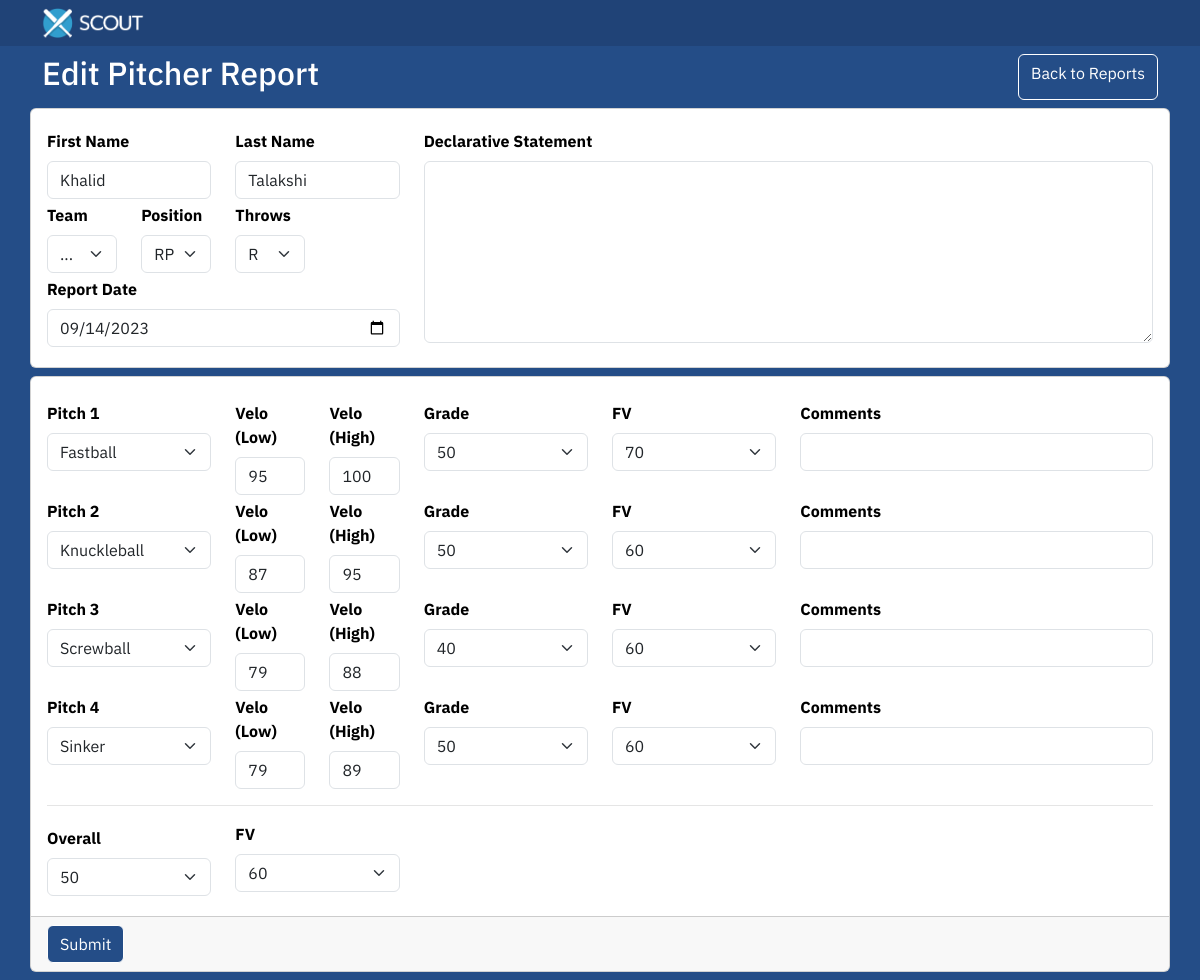
/pitcher-report/10/edit, run on the app's committed database.
### home/models.py (models this page shows)
class PitcherReport(models.Model):
    firstname = models.CharField(max_length=50)
    lastname = models.CharField(max_length=50)
    team = models.IntegerField()
    position = models.CharField(max_length=3)
    throws = models.CharField(max_length=1)
    date = models.DateField()
    summary = models.TextField()
    overall = models.IntegerField(validators=[MinValueValidator(20), MaxValueValidator(80)])
    fvoverall = models.IntegerField(validators=[MinValueValidator(20), MaxValueValidator(80)])

class PitcherStats(models.Model):
    player = models.ForeignKey(PitcherReport, on_delete=models.CASCADE)
    pitch_type = models.CharField(max_length=15)
    velo_low = models.IntegerField()
    velo_high = models.IntegerField()
    value = models.IntegerField(validators=[MinValueValidator(20), MaxValueValidator(80)])
    futurevalue = models.IntegerField(validators=[MinValueValidator(20), MaxValueValidator(80)])
    comment = models.TextField(null=True, blank=True)

### home/views.py (the view, shortened to what this page needs)
# urls.py: path('pitcher-report/<int:report_id>/edit', views.pitcher_report_edit, name='edit pitcher report'),
def pitcher_report_edit(request, report_id):
    if request.method == "GET":
        report = PitcherReport.objects.get(id=report_id)
        context = {
            "teams": get_teams(),
            "positions": get_pitcher_positions(),
            "handedness": get_handedness(),
            "pitch_ids": range(1, 5),
            "pitch_types": get_pitch_types(),
            "report": report
        }
        template = loader.get_template('edit_pitcher_report.html')
        return HttpResponse(template.render(context, request))

### home/templatetags/get_overall_stat.py (called while the page is built)
@register.filter(name='get_overall_stat')
def get_overall_stat(report):
    return {'value': report.overall, 'futurevalue': report.fvoverall}

### home/utils/mlb_team_utils.py (called while the page is built)
def get_teams():
    try:
        team_request = requests.get('https://statsapi.mlb.com/api/v1/teams?sportId=1')
        team_data = team_request.json()['teams']
        team_objs = list(map(lambda x: map_function(x), team_data))
        team_objs.sort(key=lambda x: x['name'])
        return team_objs
    except Exception as e:
        print('error: get_teams', e)
        return []

### home/utils/player_utils.py (called while the page is built)
def get_handedness():
    return ["L", "R"]

def get_pitch_types():
    return ['Fastball', 'Curveball', 'Slider', 'Changeup', 'Splitter', 'Cutter', 'Sinker', 'Knuckleball', 'Screwball']

def get_pitcher_positions():
    return ['SP', 'RP', 'CP']

### home/templates/edit_pitcher_report.html (shortened to what this page needs)
{% extends "master.html" %}
{% block content %}
<div class="d-flex justify-content-between mt-2">
    <h2>Edit Pitcher Report</h2>
    <a href="/" class="btn scout-btn">Back to Reports</a>
</div>
{% include 'pitcher_form.html' with report=report%}
{% endblock %}

### home/templates/pitcher_form.html (shortened to what this page needs)
{%load get_stat_by_name%}
{%load get_overall_stat%}
<form method='post'>
    {% include 'player_info_form.html' with form_for="pitcher" %}
    <div class='row my-2'>
        <div class='card px-0'>
            <div class='card-body'>
                {% if report is None %}
                {% for id in pitch_ids %}
                <div class='row {% if id == 1 %} mt-2 mb-1 {% elif id == 4 %} mt-1 mb-2 {% else %} my-1 {% endif %}'>
                    {% include "pitch_control_box.html" with id=id pitch_types=pitch_types%}
                </div>
                {% endfor %}
                {% else %}
                {% with report.pitcherstats_set.all as pitches%}
                {% for pitch in pitches %}
                <div class='row {% if forloop.first %} mt-2 mb-1 {% elif forloop.last %} mt-1 mb-2 {% else %} my-1 {% endif %}'>
                    {% include "pitch_control_box.html" with pitch_types=pitch_types stat_report=pitch id=forloop.counter%}
                </div>
                {% endfor %}
                {% endwith %}
                {% endif %}
                <hr />
                {% if report is None %}
                {% include "stat_control_box.html" with stat="Overall" %}
                {% else %}
                {% with report|get_overall_stat as stat_report %}
                {% include "stat_control_box.html" with stat="Overall" stat_report=stat_report %}
                {% endwith %}
                {% endif %}
            </div>
            <div class='card-footer'>
                <button type='submit' class='btn scout-btn'>Submit</button>
            </div>
        </div>
    </div>
</form>

### home/templates/player_info_form.html (shortened to what this page needs)
<div class="row mt-2">
    <div class="card px-0">
      <div class="card-body">
      <div class="row">
        <div class="col-md-4">
          <div class="row my-1">
            <div class="col-md-6">
              <label for="firtName" class="form-label scout-form-label"
                >First Name</label
              >
              <input
                type="text"
                class="form-control"
                id="firstName"
                name="firstname"
                {% if report.firstname %}
                    value={{report.firstname}}
                {%endif%}
                />
            </div>
            <div class="col-md-6">
              <label for="lastName" class="form-label scout-form-label"
                >Last Name</label
              >
              <input
                type="text"
                class="form-control"
                id="lastName"
                name="lastname"
                {% if report.lastname %}
                    value={{report.lastname}}
                {%endif%}
                />
            </div>
          </div>
          <div class="row my-1">
              <div class="col-md-3">
                  <label for="team" class="form-label scout-form-label">
                      Team
                  </label>
                  <select class="form-select" id="team" name="team">
                      <option {% if report is None %}selected{%endif%}>...</option>
                  </select>
              </div>
              <div class="col-md-3">
                  <label for="position" class="form-label scout-form-label">
                      Position
                  </label>
                  <select class="form-select" id="position" name="position">
                      {% for position in positions %}
                      <option value={{position}} {%if position == report.position%}selected{%endif%}>{{position}}</option>
                      {% endfor %}
                  </select>
              </div>
              <div class="col-md-3">
                  <label for="throws" class="form-label scout-form-label">
                      Throws
                  </label>
                  <select class="form-select" id="throws" name="throws">
                      {% for hand in handedness %}
                      <option value={{hand}} {%if hand == report.throws%}selected{%endif%}>{{hand}}</option>
                      {% endfor %}
                  </select>
              </div>
          </div>
          <div class="row my-1">
              <div class="col-md-12">
                  <label for="date" class="form-label scout-form-label">
                      Report Date
                  </label>
                  <input type="date" class="form-control" id="date" name="date" {%if report.date%}value={{report.date|date:"Y-m-d"}}{%endif%} />
              </div>
          </div>
        </div>
        <div class="col-md-8 my-1">
          <label for="declarative-statement" class="form-label scout-form-label">
              Declarative Statement
          </label>
          <textarea class="form-control" id="declarative-statement" rows="7" name="statement">{% if report.summary %}{{report.summary}}{% endif %}</textarea>
        </div>
      </div>
    </div>
  </div>
</div>

### home/templates/pitch_control_box.html (shortened to what this page needs)
<div class='col-md-2'>
    <label for='pitcher-type' class='form-label scout-form-label'>Pitch {{id}}</label>
    <select name='pitch{{id}}' class='form-select'>
      {% for type in pitch_types %}
      <option value={{type}} {% if stat_report and stat_report.pitch_type == type%}selected{% endif %}>{{type}}</option>
      {% endfor %}
    </select>
</div>
<div class='col-md-1'>
    <label for='pitch{{id}}-velo-low' class='form-label  scout-form-label'>Velo (Low)</label>
    <input type='text' name='pitch{{id}}-velo-low' id='velo-low' class='form-control' value={{stat_report.velo_low}}>
</div>
<div class='col-md-1'>
    <label for='velo-high' class='form-label scout-form-label'>Velo (High)</label>
    <input type='text' name='pitch{{id}}-velo-high' id='velo-high' class='form-control' value={{stat_report.velo_high}}>
</div>
<div class="col-md-2">
    <label for="pitch{{id}}-grade" class="form-label scout-form-label">
      Grade
    </label>
    <select class="form-select" id="pitch{{id}}-grade" name="pitch{{id}}-grade">
      <option value="40" {% if stat_report and stat_report.value == 40%}selected{%endif%}>40</option>
      <option value="50" {% if stat_report and stat_report.value == 50%}selected{%endif%}>50</option>
    </select>
</div>
<div class="col-md-2">
    <label for="fv-{{stat}}" class="form-label scout-form-label">
      FV
    </label>
    <select class="form-select" id="pitch{{id}}-fv" name="pitch{{id}}-fv">
      <option value="60" {% if stat_report and stat_report.futurevalue == 60%}selected{%endif%}>60</option>
      <option value="70" {% if stat_report and stat_report.futurevalue == 70%}selected{%endif%}>70</option>
    </select>
</div>
<div class="col-md-4">
    <label for="comment-{{stat}}" class="form-label scout-form-label">
      Comments
    </label>
    <input type="text" class="form-control" id="pitch{{id}}-comment" name="pitch{{id}}-comment" {% if stat_report and stat_report.comment %}value={{stat_report.comment}}{%endif%} />
</div>

### home/static/styles.css (style rules this page uses)
body { background-color: #244D87; color: #fff; font-family: 'IBM Plex Sans', sans-serif; }
.scout-btn { background-color: #244D87; border: 1px solid white; color: #fff; }
.scout-form-label { color: #000; font-weight: bold; }
a { margin: 0; padding: 0; text-decoration: none; font-weight: bold; }
hr { color: #979797; }

### data on the page
PitcherReport: firstname "Khalid", lastname "Talakshi", position "RP", throws "R", date "09/14/2023"
PitcherStats: id "1", pitch_type "Fastball", velo_low "95", velo_high "100", value "50", futurevalue "70"
PitcherStats: id "2", pitch_type "Knuckleball", velo_low "87", velo_high "95", value "50", futurevalue "60"
PitcherStats: id "3", pitch_type "Screwball", velo_low "79", velo_high "88", value "40", futurevalue "60"
PitcherStats: id "4", pitch_type "Sinker", velo_low "79", velo_high "89", value "50", futurevalue "60"

### other printed values
{{ stat }} "Overall"
